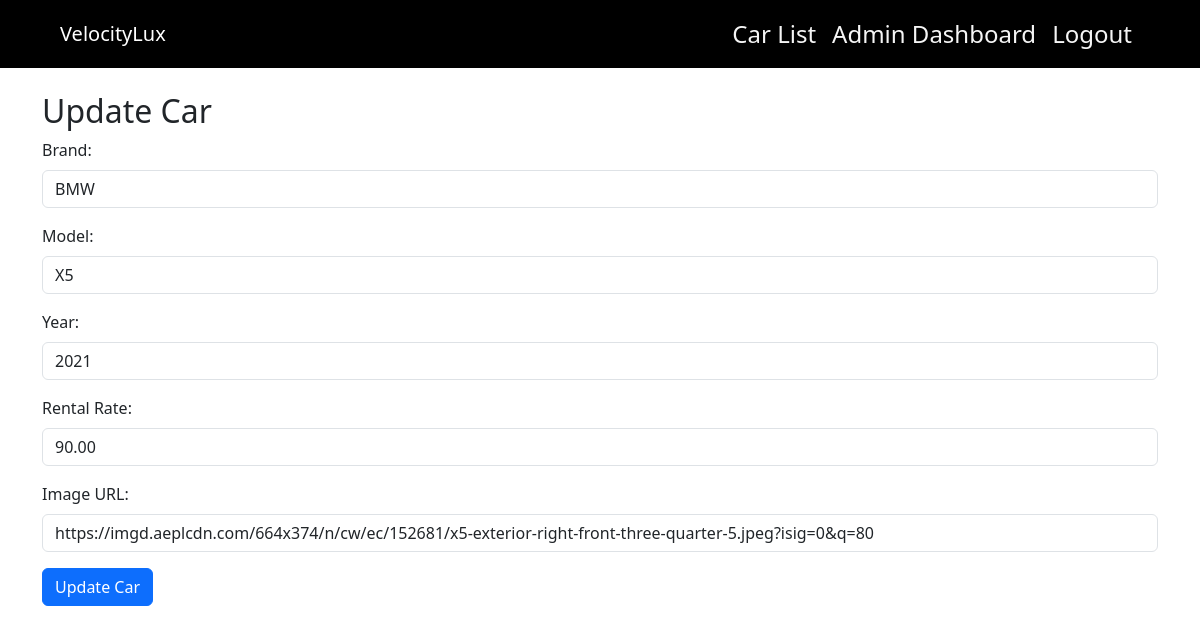
Screenshot of /components/update_car.php?id=6 (signed in) with the database file from the repository.
### tables this page shows
CREATE TABLE `cars` (
  `car_id` int(11) NOT NULL,
  `brand` varchar(50) NOT NULL,
  `model` varchar(50) NOT NULL,
  `year` int(11) NOT NULL,
  `rental_rate` decimal(8,2) NOT NULL,
  `available` tinyint(1) DEFAULT 1,
  `created_at` timestamp NOT NULL DEFAULT current_timestamp(),
  `image_url` varchar(255) DEFAULT NULL
);

### components/update_car.php (the view, shortened to what this page needs)
<?php
include_once '../includes/connection_db.php';
if (isset($_GET['id'])) {
    $car_id = $_GET['id'];
    $result = mysqli_query($conn, "SELECT * FROM cars WHERE car_id = $car_id");
    $car = mysqli_fetch_assoc($result);
} else {
    header('Location: ../car_list.php');
    exit();
}
?>
<!DOCTYPE html>
<html lang="en">
<head>
    <link rel="stylesheet" href="css/style.css">
    <link href="https://cdn.jsdelivr.net/npm/bootstrap@5.3.2/dist/css/bootstrap.min.css" rel="stylesheet">
</head>
<body>
    <?php include_once '../includes/navbar.php'; ?>
    <div class="container mt-4">
        <h2>Update Car</h2>
        <form action="../components/admin_operations.php" method="post">
            <div class="mb-3">
                <label for="brand" class="form-label">Brand:</label>
                <input type="text" class="form-control" name="brand" value="<?php echo $car['brand']; ?>" required>
            </div>
            <div class="mb-3">
                <label for="model" class="form-label">Model:</label>
                <input type="text" class="form-control" name="model" value="<?php echo $car['model']; ?>" required>
            </div>
            <div class="mb-3">
                <label for="year" class="form-label">Year:</label>
                <input type="number" class="form-control" name="year" value="<?php echo $car['year']; ?>" required>
            </div>
            <div class="mb-3">
                <label for="rental_rate" class="form-label">Rental Rate:</label>
                <input type="number" step="0.01" class="form-control" name="rental_rate" value="<?php echo $car['rental_rate']; ?>" required>
            </div>
            <div class="mb-3">
                <label for="image_url" class="form-label">Image URL:</label>
                <input type="text" class="form-control" name="image_url" value="<?php echo $car['image_url']; ?>" required>
            </div>
            <button type="submit" class="btn btn-primary" name="update_car">Update Car</button>
        </form>
    </div>
</body>
</html>

### css/style.css (style rules this page uses)
html { scroll-behavior: smooth; }
body { height: 100vh; font-family: 'Bebas Neue', sans-serif; font-size: 1.4rem; }

### rows the page displays
cars: brand "BMW", model "X5", year "2021", rental_rate "90.00", image_url "https://imgd.aeplcdn.com/664x374/n/cw/ec/152681/x5-exterior-right-front-three-quarter-5.jpeg?isig=0&q=80"
